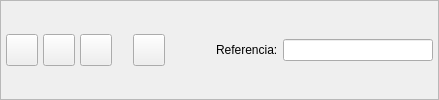
      <widget class="QFrame" name="frame_2" >
       <property name="sizePolicy" >
        <sizepolicy vsizetype="Fixed" hsizetype="Preferred" >
         <horstretch>0</horstretch>
         <verstretch>0</verstretch>
        </sizepolicy>
       </property>
       <property name="frameShape" >
        <enum>QFrame::StyledPanel</enum>
       </property>
       <property name="frameShadow" >
        <enum>QFrame::Raised</enum>
       </property>
       <layout class="QHBoxLayout" >
        <property name="spacing" >
         <number>5</number>
        </property>
        <property name="margin" >
         <number>5</number>
        </property>
        <item>
         <widget class="QToolButton" name="mui_guardar" >
          <property name="minimumSize" >
           <size>
            <width>32</width>
            <height>32</height>
           </size>
          </property>
          <property name="maximumSize" >
           <size>
            <width>32</width>
            <height>32</height>
           </size>
          </property>
          <property name="toolTip" >
           <string>Guardar pedido</string>
          </property>
          <property name="whatsThis" >
           <string>Guardar pedido</string>
          </property>
          <property name="text" >
           <string/>
          </property>
          <property name="icon" >
           <iconset resource="../../../bulmages.qrc" >
            <normaloff>:/Images/edit-save.svg</normaloff>:/Images/edit-save.svg</iconset>
          </property>
          <property name="iconSize" >
           <size>
            <width>32</width>
            <height>32</height>
           </size>
          </property>
         </widget>
        </item>
        <item>
         <widget class="QToolButton" name="mui_borrar" >
          <property name="minimumSize" >
           <size>
            <width>32</width>
            <height>32</height>
           </size>
          </property>
          <property name="maximumSize" >
           <size>
            <width>32</width>
            <height>32</height>
           </size>
          </property>
          <property name="toolTip" >
           <string>Borrar pedido</string>
          </property>
          <property name="whatsThis" >
           <string>Borrar pedido</string>
          </property>
          <property name="text" >
           <string/>
          </property>
          <property name="icon" >
           <iconset resource="../../../bulmages.qrc" >
            <normaloff>:/Images/edit-delete.svg</normaloff>:/Images/edit-delete.svg</iconset>
          </property>
          <property name="iconSize" >
           <size>
            <width>32</width>
            <height>32</height>
           </size>
          </property>
         </widget>
        </item>
        <item>
         <widget class="QToolButton" name="mui_imprimir" >
          <property name="minimumSize" >
           <size>
            <width>32</width>
            <height>32</height>
           </size>
          </property>
          <property name="maximumSize" >
           <size>
            <width>32</width>
            <height>32</height>
           </size>
          </property>
          <property name="toolTip" >
           <string>Imprimir pedido</string>
          </property>
          <property name="whatsThis" >
           <string>Imprimir pedido</string>
          </property>
          <property name="text" >
           <string/>
          </property>
          <property name="icon" >
           <iconset resource="../../../bulmages.qrc" >
            <normaloff>:/Images/document-print.svg</normaloff>:/Images/document-print.svg</iconset>
          </property>
          <property name="iconSize" >
           <size>
            <width>32</width>
            <height>32</height>
           </size>
          </property>
         </widget>
        </item>
        <item>
         <spacer>
          <property name="orientation" >
           <enum>Qt::Horizontal</enum>
          </property>
          <property name="sizeType" >
           <enum>QSizePolicy::Expanding</enum>
          </property>
          <property name="sizeHint" stdset="0" >
           <size>
            <width>16</width>
            <height>21</height>
           </size>
          </property>
         </spacer>
        </item>
        <item>
         <widget class="QToolButton" name="mui_verpresupuesto" >
          <property name="minimumSize" >
           <size>
            <width>32</width>
            <height>32</height>
           </size>
          </property>
          <property name="maximumSize" >
           <size>
            <width>32</width>
            <height>32</height>
           </size>
          </property>
          <property name="toolTip" >
           <string>Ver presupuesto de este pedido</string>
          </property>
          <property name="whatsThis" >
           <string>Ver presupuesto de este pedido</string>
          </property>
          <property name="text" >
           <string/>
          </property>
          <property name="icon" >
           <iconset resource="../../../bulmages.qrc" >
            <normaloff>:/Images/client-quote.svg</normaloff>:/Images/client-quote.svg</iconset>
          </property>
          <property name="iconSize" >
           <size>
            <width>32</width>
            <height>32</height>
           </size>
          </property>
         </widget>
        </item>
        <item>
         <widget class="QFrame" name="mui_plugbotones" >
          <property name="sizePolicy" >
           <sizepolicy vsizetype="Expanding" hsizetype="Minimum" >
            <horstretch>0</horstretch>
            <verstretch>0</verstretch>
           </sizepolicy>
          </property>
          <property name="frameShape" >
           <enum>QFrame::NoFrame</enum>
          </property>
          <property name="frameShadow" >
           <enum>QFrame::Plain</enum>
          </property>
          <property name="lineWidth" >
           <number>0</number>
          </property>
         </widget>
        </item>
        <item>
         <spacer>
          <property name="orientation" >
           <enum>Qt::Horizontal</enum>
          </property>
          <property name="sizeType" >
           <enum>QSizePolicy::Expanding</enum>
          </property>
          <property name="sizeHint" stdset="0" >
           <size>
            <width>41</width>
            <height>34</height>
           </size>
          </property>
         </spacer>
        </item>
        <item>
         <widget class="QLabel" name="label5" >
          <property name="sizePolicy" >
           <sizepolicy vsizetype="Fixed" hsizetype="Preferred" >
            <horstretch>0</horstretch>
            <verstretch>0</verstretch>
           </sizepolicy>
          </property>
          <property name="text" >
           <string>Referencia:</string>
          </property>
          <property name="buddy" >
           <cstring>mui_refpedidocliente</cstring>
          </property>
         </widget>
        </item>
        <item>
         <widget class="BusquedaReferencia" name="mui_refpedidocliente" >
          <property name="minimumSize" >
           <size>
            <width>150</width>
            <height>0</height>
           </size>
          </property>
         </widget>
        </item>
       </layout>
      </widget>
